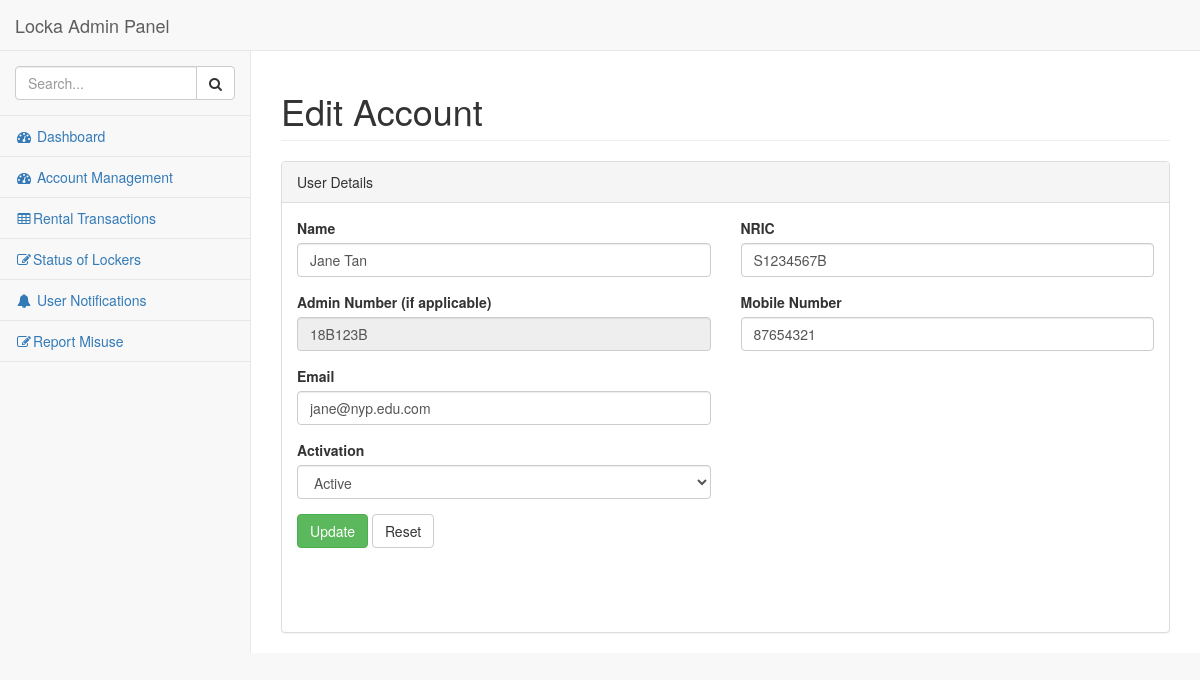
Screenshot of /UpdateAccount/GetAccountDetails/18B123B with the database file from the repository.
### tables this page shows
CREATE TABLE IF NOT EXISTS `tbl_users` (
  `ID` int(11) NOT NULL AUTO_INCREMENT,
  `Username` varchar(12) NOT NULL,
  `NRIC` varchar(45) NOT NULL,
  `Display_Name` varchar(45) NOT NULL,
  `Email` varchar(255) NOT NULL,
  `Mobile_No` varchar(8) NOT NULL,
  `Password` varchar(512) NOT NULL,
  `Create_Time` timestamp NULL DEFAULT CURRENT_TIMESTAMP,
  `Points` int(11) NOT NULL DEFAULT '0',
  `Is_Active` tinyint(4) NOT NULL DEFAULT '1',
  `Is_Admin` tinyint(4) NOT NULL DEFAULT '0',
  PRIMARY KEY (`ID`),
  UNIQUE KEY `Username_UNIQUE` (`Username`)
);

### application/controllers/UpdateAccount.php (called while the page is built, shortened)
<?php
	class UpdateAccount extends CI_Controller {
		public function __construct()
		{
			$this->load->model('AdminModel');
			$this->load->library('form_validation');
		}
		public function GetAccountDetails($username)
		{
			$data['Userdata'] = $this->AdminModel->get_user_record($username);
			$this->form_validation->set_rules('username', 'Username', 'required');
			$this->form_validation->set_rules('name', 'Name' ,'required');
			$this->form_validation->set_rules('email', 'Email', 'required');
			$this->form_validation->set_rules('nric', 'Nric', 'required');
			$this->form_validation->set_rules('mobile', 'MobileNumber', 'required');
			if ($this->form_validation->run() == FALSE)
			{
				$this->load->view('Admin/EditAccount', $data);
			}
		}
	}
?>

### index.php (called while the page is built, shortened)
<?php
require_once BASEPATH.'core/CodeIgniter.php';

### application/models/AdminModel.php (called while the page is built, shortened)
<?php
	class AdminModel extends CI_Model
	{
		function get_user_record($Username)
		{
			$this->db->select('*');
			$this->db->from('tbl_users');
			$this->db->where('Username', $Username);
			$query = $this->db->get();
			if($query->num_rows() == 1)
			{
				$row = $query->row();
				$data = array(
						'Username' => $row->Username,
						'Display_Name' => $row->Display_Name,
						'NRIC' => $row->NRIC,
						'Mobile_No' => $row->Mobile_No,
						'Points' => $row->Points,
						'Is_Active' => $row->Is_Active,
						'Email' => $row->Email
						);
			}
			return $data;
		}
	}
?>

### application/views/Admin/EditAccount.php (the view, shortened to what this page needs)
<!DOCTYPE html>
<html lang="en">
<head>
    <link href="<?=base_url()?>assets/admin-bs/vendor/bootstrap/css/bootstrap.min.css" rel="stylesheet">
    <link href="<?=base_url()?>assets/admin-bs/vendor/metisMenu/metisMenu.min.css" rel="stylesheet">
    <link href="<?=base_url()?>assets/admin-bs/vendor/datatables-plugins/dataTables.bootstrap.css" rel="stylesheet">
    <link href="<?=base_url()?>assets/admin-bs/vendor/datatables-responsive/dataTables.responsive.css" rel="stylesheet">
    <link href="<?=base_url()?>assets/admin-bs/dist/css/sb-admin-2.css" rel="stylesheet">
    <link href="<?=base_url()?>assets/admin-bs/vendor/font-awesome/css/font-awesome.min.css" rel="stylesheet" type="text/css">
</head>
<body>
    <div id="wrapper">
        <nav class="navbar navbar-default navbar-static-top" role="navigation" style="margin-bottom: 0">
            <div class="navbar-header">
                <a class="navbar-brand" href="AdminHome">Locka Admin Panel</a>
            </div>
            <div class="navbar-default sidebar" role="navigation">
                <div class="sidebar-nav navbar-collapse">
                    <ul class="nav" id="side-menu">
                        <li class="sidebar-search">
                            <div class="input-group custom-search-form">
                                <input type="text" class="form-control" placeholder="Search...">
                                <span class="input-group-btn">
                                <button class="btn btn-default" type="button">
                                    <i class="fa fa-search"></i>
                                </button>
                            </span>
                            </div>
                        </li>
						<li>
                            <a href="<?php echo base_url()?>AdminHome"><i class="fa fa-dashboard fa-fw"></i> Dashboard</a>
                        </li>
						<li>
                            <a href="<?php echo base_url()?>accountmanagement"><i class="fa fa-dashboard fa-fw"></i> Account Management</a>
                        </li>
						 <li>
                            <a href="<?php echo base_url()?>rentaltransactions"><i class="fa fa-table fa-fw"></i>Rental Transactions</a>
                        </li>
						<li>
                            <a href="<?php echo base_url()?>lockerstatus"><i class="fa fa-edit fa-fw"></i>Status of Lockers</a>
                        </li>
                        <li>
                            <a href="<?php echo base_url()?>AdminNotifications"><i class="fa fa-bell fa-fw"></i> User Notifications</a>
                        </li>
						<li>
                            <a href="<?php echo base_url()?>userreport"><i class="fa fa-edit fa-fw"></i>Report Misuse</a>
                        </li>
                    </ul>
                </div>
            </div>
        </nav>
        <div id="page-wrapper">
            <div class="row">
                <div class="col-lg-12">
                    <h1 class="page-header">Edit Account</h1>
                </div>
            </div>
            <div class="row">
                <div class="col-lg-12">
                    <div class="panel panel-default">
                        <div class="panel-heading">
						User Details
						</div>
                        <div class="panel-body">
							<form role="form" method="post">
								<div class="row">
									<div class="col-lg-6">
										<div class="form-group">
										<label>Name</label>
										<input name="name" id="name" class="form-control" value="<?php echo $Userdata['Display_Name']; ?>" type="text">
										</div>
										<div class="form-group">
										<label>Admin Number (if applicable)</label>
											<input name="username" class="form-control" value="<?php echo $Userdata['Username']; ?>" type="text" readonly>
										</div>
										<div class="form-group">
										<label>Email</label>
											<input name="email" class="form-control" value="<?php echo $Userdata['Email']; ?>" type="email">
										</div>
										<div class="form-group">
										 <label>Activation</label>
										 <select class="form-control">
										 <option>Active</option>
											</select>
										</div>
										<button type="submit" class="btn btn-success">Update</button>
										<button type="reset" class="btn btn-default">Reset</button>
										<div class="form-group">
											<p class="form-control-static"></p>
										</div>
									</div>
									<div class="col-lg-6">
										<div class="form-group">
											<label>NRIC</label>
											<input name="nric" class="form-control" value="<?php echo $Userdata['NRIC'] ?>" type="text" >
										</div>
										<div class="form-group">
											<label>Mobile Number</label>
											<input name="mobile" class="form-control" value="<?php echo $Userdata['Mobile_No'] ?>" type="text">
										</div>
									</div>
								</div>
							</form>
                        </div>
                    </div>
                </div>
            </div>
        </div>
    </div>
</body>
</html>

### rows the page displays
tbl_users: name "Jane Tan", username "18B123B", email "jane@nyp.edu.com", nric "S1234567B", mobile "87654321"
